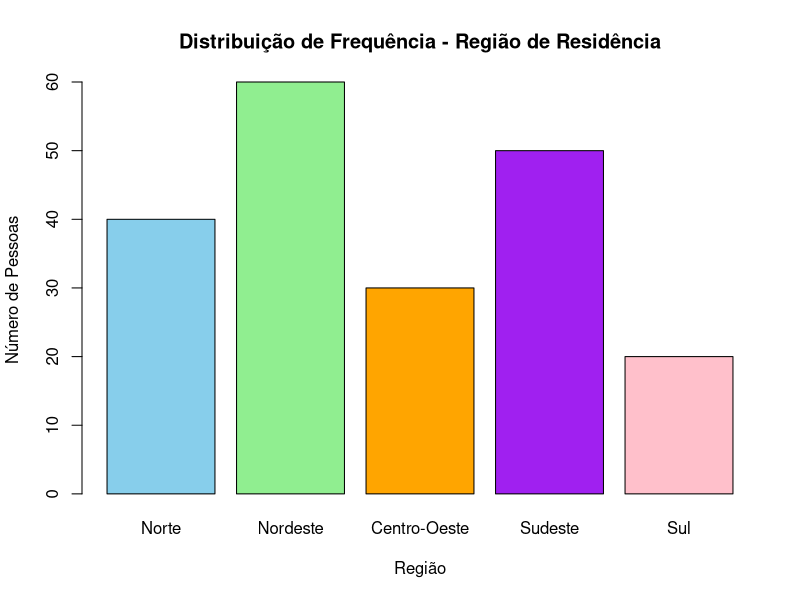
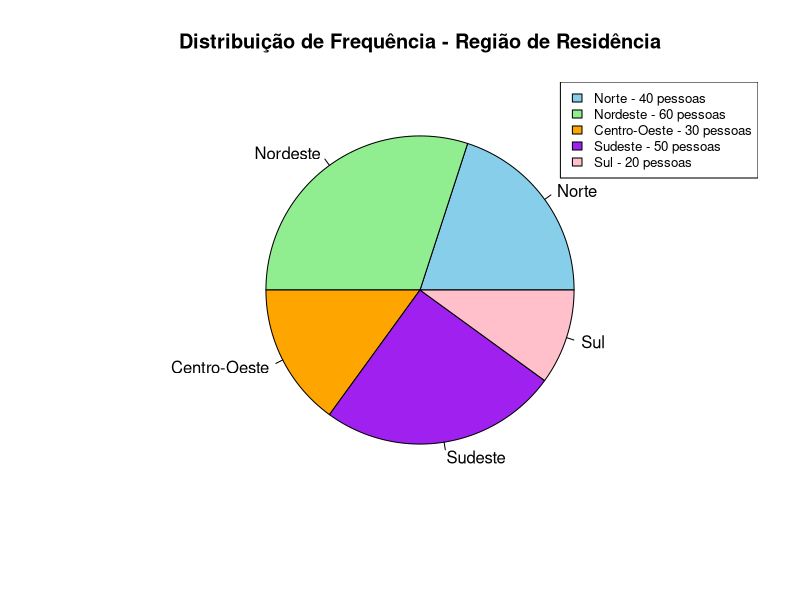

Source code (R) for these figures, in order:
## ---- chunk 1
knitr::opts_chunk$set(#collapse = TRUE,
                      echo = TRUE, 
                      size = "footnotesize",
                      comment = NA,
                      warning = FALSE,
                      message = FALSE,
                      #out.width = "1\\linewidth",
                      fig.align = "center",
                      fig.width = 8, 
                      fig.height = 4, 
                      fig.show = "hold",
                      #fig.path = "Figuras1/",
                      fig.pos = "!htb",
                      fig.cap = TRUE,
                      background = "#E6E6FA",
                      #background = "black",
                      dev = c("png",'pdf'),
                      res=300,
                      dpi = 300)
## ---- chunk 2
#library(tidyverse)
#library(tinytex)
library(knitr)
library(kableExtra)
library(xtable)
library(ggplot2)
library(dplyr)
## ---- chunk 3
#| label: tbl-frutas
#| tbl-cap: "Distribuição por categoria de frutas."
#| tbl-cap-location: top

# Dados das categorias
categorias <- c("Maçã", "Banana", "Laranja", "Uva", "Manga")
frequencia <- c(25, 30, 20, 15, 10)

# Cálculo do total
total <- sum(frequencia)

# Proporção e percentual
prop <- frequencia / total
perc <- paste0(round(prop * 100, 2), "%")

# Montando a tabela com linha de Total
tabela_frutas <- rbind(
  data.frame(
    Categoria = categorias,
    Frequência = frequencia,
    Proporção = round(prop, 2),
    Percentual = perc
  ),
  data.frame(
    Categoria = "Total",
    Frequência = total,
    Proporção = 1.00,
    Percentual = "100%"
  )
)

# Gerando a tabela
kable(tabela_frutas, align = "c") %>%
  kable_styling(full_width = FALSE,
                bootstrap_options = c("striped", "hover", "condensed", "responsive")) %>%
  row_spec(nrow(tabela_frutas), bold = TRUE)  # destaca a última linha


## ---- chunk 4
#| label: tbl-regioes
#| tbl-cap: "Distribuição por região."
#| tbl-cap-location: top

# Criando os dados
regioes <- c("Norte", "Nordeste", "Centro-Oeste", "Sudeste", "Sul", "Total")
frequencia <- c(40, 60, 30, 50, 20, 200)
proporcao <- c(0.20, 0.30, 0.15, 0.25, 0.10, 1.00)
percentual <- c("20%", "30%", "15%", "25%", "10%", "100%")

tabela <- data.frame(
  Região = regioes,
  Frequência = frequencia,
  Proporção = proporcao,
  Percentual = percentual
)

# Gerando a tabela
kable(tabela, align = "c") %>%
  kable_styling(full_width = FALSE,
                bootstrap_options = c("striped", "hover", "condensed", "responsive")) %>%
  row_spec(6, bold = TRUE)  # deixa a linha do Total em negrito


## ---- chunk 5

# Dados da pesquisa
regioes <- c("Norte", "Nordeste", "Centro-Oeste", "Sudeste", "Sul")
frequencias <- c(40, 60, 30, 50, 20)

# Criar gráfico de barras
barplot(frequencias,
        names.arg = regioes,
        col = c("skyblue", "lightgreen", "orange", "purple", "pink"),
        main = "Distribuição de Frequência - Região de Residência",
        xlab = "Região",
        ylab = "Número de Pessoas")
# 

## ---- chunk 6


# Dados da pesquisa
regioes <- c("Norte", "Nordeste", "Centro-Oeste", "Sudeste", "Sul")
frequencias <- c(40, 60, 30, 50, 20)

# Criar gráfico de setores
pie(frequencias,
    labels = regioes,
    col = c("skyblue", "lightgreen", "orange", "purple", "pink"),
    main = "Distribuição de Frequência - Região de Residência")

# Adicionar legenda com valores
legend("topright",
       legend = paste(regioes, "-", frequencias, "pessoas"),
       fill = c("skyblue", "lightgreen", "orange", "purple", "pink"),
       cex = 0.8)

## ---- chunk 7
#| label: tbl-satisfacao
#| tbl-cap: "Distribuição por grau de satisfação."
#| tbl-cap-location: top
# Dados
categorias <- c("Muito insatisfeito", "Insatisfeito", "Neutro", "Satisfeito", "Muito satisfeito")
frequencia <- c(10, 20, 30, 40, 20)

# Total
total <- sum(frequencia)

# Proporção e percentual
prop <- frequencia / total
perc <- paste0(round(prop * 100, 1), "%")

# Montando tabela com linha de Total
tabela_satisfacao <- rbind(
  data.frame(
    "Grau de Satisfação" = categorias,
    "Frequência" = frequencia,
    "Proporção" = round(prop, 3),
    "Percentual" = perc,
    check.names = FALSE
  ),
  data.frame(
    "Grau de Satisfação" = "Total",
    "Frequência" = total,
    "Proporção" = 1.00,
    "Percentual" = "100%",
    check.names = FALSE
  )
)

# Gerando a tabela
kable(tabela_satisfacao, align = "c") %>%
  kable_styling(full_width = FALSE,
                bootstrap_options = c("striped", "hover", "condensed", "responsive")) %>%
  row_spec(nrow(tabela_satisfacao), bold = TRUE)  # destaca a linha do Total


## ---- chunk 8
#| label: tbl-satisfacaoacumulada
#| tbl-cap: "Distribuição acumulada por grau de satisfação."
#| tbl-cap-location: top
# Dados
categorias <- c("Muito satisfeito", "Satisfeito", "Neutro", "Insatisfeito", "Muito insatisfeito")
frequencia <- c(20, 40, 30, 20, 10)

# Total
total <- sum(frequencia)

# Frequência acumulada
freq_acum <- cumsum(frequencia)

# Percentual acumulado
perc_acum <- paste0(round(freq_acum / total * 100, 1), "%")

# Montando tabela com linha de Total
tabela_satisfacao_acum <- rbind(
  data.frame(
    "Grau de Satisfação" = categorias,
    "Frequência" = frequencia,
    "Freq. Acumulada" = freq_acum,
    "Percentual Acumulado" = perc_acum,
    check.names = FALSE
  ),
  data.frame(
    "Grau de Satisfação" = "Total",
    "Frequência" = total,
    "Freq. Acumulada" = total,
    "Percentual Acumulado" = "100%",
    check.names = FALSE
  )
)

# Gerando a tabela
kable(tabela_satisfacao_acum, align = "c") %>%
  kable_styling(full_width = FALSE,
                bootstrap_options = c("striped", "hover", "condensed", "responsive")) %>%
  row_spec(nrow(tabela_satisfacao_acum), bold = TRUE)  # destaca a linha do Total


## ---- chunk 9
#| label: tbl-ensino
#| tbl-cap: "Distribuição por nível de ensino."
#| tbl-cap-location: top
# Dados
categorias <- c("Pós-graduação", "Ensino Superior", "Ensino Médio",
                "Ensino Fundamental II", "Ensino Fundamental I")
frequencia <- c(500, 1500, 2500, 2000, 1000)

# Total
total <- sum(frequencia)

# Proporção e porcentagem
prop <- frequencia / total
perc <- paste0(round(prop * 100, 1), "%")

# Frequência acumulada e percentual acumulado
freq_acum <- cumsum(frequencia)
perc_acum <- paste0(round(freq_acum / total * 100, 1), "%")

# Montando tabela com linha de Total
tabela_ensino <- rbind(
  data.frame(
    "Nível de Ensino" = categorias,
    "Frequência" = frequencia,
    "Proporção" = round(prop, 3),
    "Porcentagem" = perc,
    "Freq. Acumulada (%)" = perc_acum,
    check.names = FALSE
  ),
  data.frame(
    "Nível de Ensino" = "Total",
    "Frequência" = total,
    "Proporção" = 1.00,
    "Porcentagem" = "100%",
    "Freq. Acumulada (%)" = "100%",
    check.names = FALSE
  )
)

# Gerando a tabela
kable(tabela_ensino, align = "c") %>%
  kable_styling(full_width = FALSE,
                bootstrap_options = c("striped", "hover", "condensed", "responsive")) %>%
  row_spec(nrow(tabela_ensino), bold = TRUE)  # destaca a linha do Total

## ---- chunk 10
#| label: tbl-idade
#| tbl-cap: "Distribuição por intervalo de idade."
#| tbl-cap-location: top
# Dados
intervalos <- c(
  "\\(10 \\vdash 20\\)",
  "\\(20 \\vdash 30\\)",
  "\\(30 \\vdash 40\\)",
  "\\(40 \\vdash 50\\)",
  "\\(50 \\vdash 60\\)",
  "\\(60 \\vdash 70\\)"
)
frequencia <- c(8, 20, 25, 22, 15, 10)

# Total
total <- sum(frequencia)

# Proporção e porcentagem
prop <- frequencia / total
perc <- paste0(round(prop * 100, 1), "%")

# Frequência acumulada e percentual acumulado
freq_acum <- cumsum(frequencia)
perc_acum <- paste0(round(freq_acum / total * 100, 1), "%")

# Montando tabela com linha de Total
tabela_idade <- rbind(
  data.frame(
    "Intervalo de Idade" = intervalos,
    "Frequência" = frequencia,
    "Proporção" = round(prop, 2),
    "Porcentagem" = perc,
    "Freq. Acumulada (%)" = perc_acum,
    check.names = FALSE
  ),
  data.frame(
    "Intervalo de Idade" = "Total",
    "Frequência" = total,
    "Proporção" = 1.00,
    "Porcentagem" = "100%",
    "Freq. Acumulada (%)" = "100%",
    check.names = FALSE
  )
)

# Gerando a tabela
kable(tabela_idade, align = "c", escape = FALSE) %>%   # escape=FALSE para renderizar LaTeX ($\vdash$)
  kable_styling(full_width = FALSE,
                bootstrap_options = c("striped", "hover", "condensed", "responsive")) %>%
  row_spec(nrow(tabela_idade), bold = TRUE)  # destaca a linha do Total


## ---- chunk 11
#| label: tbl-tempo
#| tbl-cap: "Distribuição por intervalo de tempo."
#| tbl-cap-location: top
# Dados
intervalos <- c(
  "\\(0 \\vdash 10\\)",
  "\\(10 \\vdash 20\\)",
  "\\(20 \\vdash 30\\)",
  "\\(30 \\vdash 40\\)",
  "\\(40 \\vdash 50\\)",
  "\\(50 \\vdash 60\\)",
  "\\(60 \\vdash 70\\)"
)
frequencia <- c(5, 12, 15, 10, 8, 6, 4)
# Montando tabela com colunas incompletas
tabela_exercicio <- rbind(
  data.frame(
    "Intervalo de Tempo" = intervalos,
    "Frequência" = frequencia,
    "Proporção" = "...",
    "Porcentagem" = "...",
    "Freq. Acumulada (%)" = "...",
    check.names = FALSE
  ),
  data.frame(
    "Intervalo de Tempo" = "Total",
    "Frequência" = sum(frequencia),
    "Proporção" = "1.00",
    "Porcentagem" = "100%",
    "Freq. Acumulada (%)" = "100%",
    check.names = FALSE
  )
)

# Gerando a tabela
kable(tabela_exercicio, align = "c", escape = FALSE) %>%
  kable_styling(full_width = FALSE,
                bootstrap_options = c("striped", "hover", "condensed", "responsive")) %>%
  row_spec(nrow(tabela_exercicio), bold = TRUE)  # destaca a linha do Total


## ---- chunk 12
#| label: tbl-tempocompleto
#| tbl-cap: "Distribuição por intervalo de tempo."
#| tbl-cap-location: top
# Intervalos com LaTeX
intervalos <- c(
  "\\(0 \\vdash 10\\)",
  "\\(10 \\vdash 20\\)",
  "\\(20 \\vdash 30\\)",
  "\\(30 \\vdash 40\\)",
  "\\(40 \\vdash 50\\)",
  "\\(50 \\vdash 60\\)",
  "\\(60 \\vdash 70\\)"
)

# Frequências
frequencia <- c(5, 12, 15, 10, 8, 6, 4)

# Total
total <- sum(frequencia)

# Proporção e porcentagem
prop <- frequencia / total
perc <- paste0(round(prop * 100, 1), "%")

# Frequência acumulada e percentual acumulado
freq_acum <- cumsum(frequencia)
perc_acum <- paste0(round(freq_acum / total * 100, 1), "%")

# Montando tabela com linha de Total
tabela_tempo <- rbind(
  data.frame(
    "Intervalo de Tempo" = intervalos,
    "Frequência" = frequencia,
    "Proporção" = round(prop, 3),
    "Porcentagem" = perc,
    "Freq. Acumulada (%)" = perc_acum,
    check.names = FALSE
  ),
  data.frame(
    "Intervalo de Tempo" = "Total",
    "Frequência" = total,
    "Proporção" = 1.00,
    "Porcentagem" = "100%",
    "Freq. Acumulada (%)" = "100%",
    check.names = FALSE
  )
)

# Gerando a tabela
kable(tabela_tempo, align = "c", escape = FALSE) %>%
  kable_styling(full_width = FALSE,
                bootstrap_options = c("striped", "hover", "condensed", "responsive")) %>%
  row_spec(nrow(tabela_tempo), bold = TRUE)  # destaca a linha do Total
